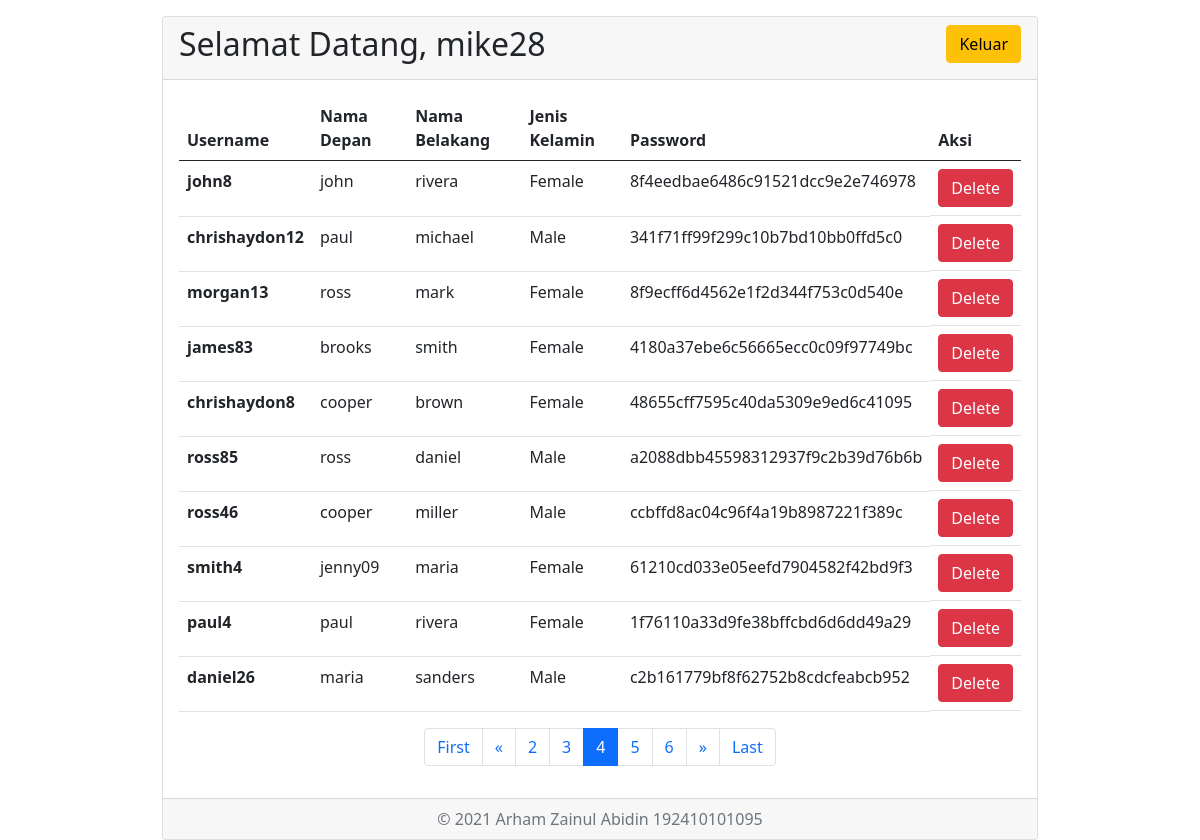
The page /index.php?page=4 (signed in) on the database its author committed.
### tables this page shows
CREATE TABLE `user_details` (
  `user_id` int(11) NOT NULL,
  `username` varchar(255) NOT NULL,
  `first_name` varchar(50) NOT NULL,
  `last_name` varchar(50) NOT NULL,
  `gender` varchar(10) NOT NULL,
  `password` char(50) NOT NULL
);

### index.php (the view, shortened to what this page needs)
<?php
    require 'database.php';
    $page = (isset($_GET['page'])) ? $_GET['page'] : 1;
    $limit = 10;
    $limit_start = ($page - 1) * $limit;
    $data = $db->prepare("SELECT * FROM user_details ORDER BY user_id LIMIT $limit_start, $limit");
    $data->execute();
    $rows = $db->prepare("SELECT COUNT(*) AS 'rows' FROM user_details");
    $rows->execute();
    $get_rows = $rows->fetch();
    $num_of_page = ceil($get_rows['rows'] / $limit);
    $limit_num_page = 2;
    $start_number = ($page > $limit_num_page) ? $page - $limit_num_page : 1;
    $end_number = ($page < ($num_of_page - $limit_num_page)) ? $page + $limit_num_page : $num_of_page;
?>
<!DOCTYPE html>
<html lang="en">
<head>
    <link href="https://cdn.jsdelivr.net/npm/bootstrap@5.0.0-beta3/dist/css/bootstrap.min.css" rel="stylesheet">
</head>
<body>
    <div class="container col-md-9">
        <div class="card mt-3">
            <div class="card-header d-flex justify-content-between">
                <h2> Selamat Datang, <?= $_SESSION['username']; ?> </h2>
                <div>
                    <a href="logout.php" class="btn btn-warning"> Keluar </a>
                </div>
            </div>
            <div class="card-body table-responsive">
                <table class="table">
                    <thead>
                        <tr>
                            <th scope="col"> Username </th>
                            <th scope="col"> Nama Depan </th>
                            <th scope="col"> Nama Belakang </th>
                            <th scope="col"> Jenis Kelamin </th>
                            <th scope="col"> Password </th>
                            <th scope="col"> Aksi </th>
                        </tr>
                    </thead>
                    <tbody>
                        <?php while ($row = $data->fetch()): ?>
                        <tr>
                            <td hidden><?= $row['user_id']; ?></th>
                            <th scope="row"><?= $row['username']; ?></td>
                            <td><?= $row['first_name']; ?></td>
                            <td><?= $row['last_name']; ?></td>
                            <td><?= $row['gender']; ?></td>
                            <td><?= $row['password']; ?></td>
                            <td class="d-grid gap-2 d-md-flex justify-content-md-between">
                                <a href="delete.php?id=<?=$row['user_id'];?>&page=<?=$page;?>" class="btn btn-danger"> Delete </a>
                            </td>
                        </tr>
                        <?php endwhile; ?>
                    </tbody>
                </table>
                <nav aria-label="Page Navigation">
                    <ul class="pagination flex-wrap justify-content-center">
                        <?php if ($page == 1): ?>
                            <li class="page-item disabled"><a class="page-link" href="#"> First </a></li>
                            <li class="page-item disabled"><a class="page-link" href="#"> &laquo; </a></li>
                        <?php else:
                            $previous = ($page > 1) ? $page - 1 : 1;
                        ?>
                            <li class="page-item"><a class="page-link" href="index.php?page=1"> First </a></li>
                            <li class="page-item"><a class="page-link" href="index.php?page=<?= $previous; ?>"> &laquo; </a></li>
                        <?php endif;
                            for ($i = $start_number; $i <= $end_number; $i++ ):
                                $active = ($i == $page) ? 'class="page-item active"' : 'class="page-item"';
                        ?>
                            <li <?= $active; ?> ><a class="page-link" href="index.php?page=<?= $i; ?>"> <?= $i; ?> </a></li>
                        <?php endfor;
                        if ($page == $num_of_page):
                        ?>
                            <li class="page-item disabled"><a class="page-link" href="#"> &raquo; </a></li>
                            <li class="page-item disabled"><a class="page-link" href="#"> Last </a></li>
                        <?php else:
                            $next = ($page < $num_of_page) ? $page + 1 : $num_of_page;
                        ?>
                            <li class="page-item"><a class="page-link" href="index.php?page=<?= $next; ?>"> &raquo; </a></li>
                            <li class="page-item"><a class="page-link" href="index.php?page=<?= $num_of_page; ?>"> Last </a></li>
                        <?php endif; ?>
                    </ul>
                </nav>
            </div>
            <div class="card-footer text-muted d-flex justify-content-center">
                &copy 2021 Arham Zainul Abidin 192410101095
            </div>
        </div>
    </div>
</body>
</html>

### rows shown on the page
user_details: username "john8", first_name "john", last_name "rivera", gender "Female", password "8f4eedbae6486c91521dcc9e2e746978"
user_details: username "chrishaydon12", first_name "paul", last_name "michael", gender "Male", password "341f71ff99f299c10b7bd10bb0ffd5c0"
user_details: username "morgan13", first_name "ross", last_name "mark", gender "Female", password "8f9ecff6d4562e1f2d344f753c0d540e"
user_details: username "james83", first_name "brooks", last_name "smith", gender "Female", password "4180a37ebe6c56665ecc0c09f97749bc"
user_details: username "chrishaydon8", first_name "cooper", last_name "brown", gender "Female", password "48655cff7595c40da5309e9ed6c41095"
user_details: username "ross85", first_name "ross", last_name "daniel", gender "Male", password "a2088dbb45598312937f9c2b39d76b6b"
user_details: username "ross46", first_name "cooper", last_name "miller", gender "Male", password "ccbffd8ac04c96f4a19b8987221f389c"
user_details: username "smith4", first_name "jenny09", last_name "maria", gender "Female", password "61210cd033e05eefd7904582f42bd9f3"
user_details: username "paul4", first_name "paul", last_name "rivera", gender "Female", password "1f76110a33d9fe38bffcbd6d6dd49a29"
user_details: username "daniel26", first_name "maria", last_name "sanders", gender "Male", password "c2b161779bf8f62752b8cdcfeabcb952"

### other values the page prints
$_SESSION['username'] "mike28"
